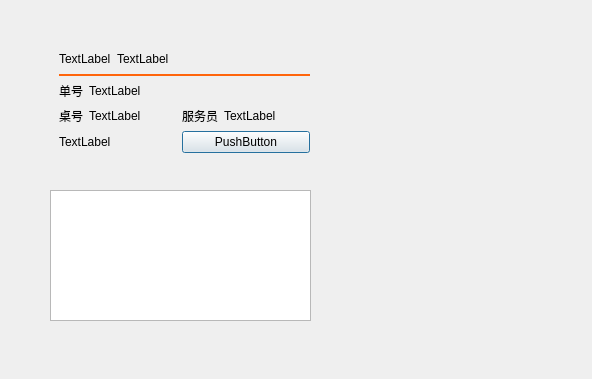
<?xml version="1.0" encoding="UTF-8"?>
<ui version="4.0">
 <class>w_scr_dish_main_table_pay</class>
 <widget class="QDialog" name="w_scr_dish_main_table_pay">
  <property name="geometry">
   <rect>
    <x>0</x>
    <y>0</y>
    <width>592</width>
    <height>379</height>
   </rect>
  </property>
  <property name="windowTitle">
   <string>Dialog</string>
  </property>
  <widget class="w_scr_dish_pay_widget" name="frame_main" native="true">
   <property name="geometry">
    <rect>
     <x>420</x>
     <y>130</y>
     <width>120</width>
     <height>80</height>
    </rect>
   </property>
  </widget>
  <widget class="fexpandmain_tableview" name="tableView">
   <property name="geometry">
    <rect>
     <x>50</x>
     <y>190</y>
     <width>261</width>
     <height>131</height>
    </rect>
   </property>
  </widget>
  <widget class="lds_roundeddialog_title_frame" name="frame_deskinfo">
   <property name="geometry">
    <rect>
     <x>50</x>
     <y>40</y>
     <width>269</width>
     <height>122</height>
    </rect>
   </property>
   <layout class="QGridLayout" name="gridLayout" columnstretch="0,1,0,1">
    <item row="2" column="0">
     <widget class="QLabel" name="label_num_2">
      <property name="text">
       <string>单号</string>
      </property>
      <property name="outer_stylesheet" stdset="0">
       <string>label_upon_bg</string>
      </property>
     </widget>
    </item>
    <item row="1" column="0" colspan="4">
     <widget class="QLabel" name="label_5">
      <property name="minimumSize">
       <size>
        <width>0</width>
        <height>2</height>
       </size>
      </property>
      <property name="maximumSize">
       <size>
        <width>16777215</width>
        <height>2</height>
       </size>
      </property>
      <property name="styleSheet">
       <string notr="true">background-color:#ff650b</string>
      </property>
      <property name="text">
       <string/>
      </property>
     </widget>
    </item>
    <item row="3" column="1">
     <widget class="QLabel" name="label_ch_tableno">
      <property name="text">
       <string>TextLabel</string>
      </property>
      <property name="outer_stylesheet" stdset="0">
       <string>label_upon_bg</string>
      </property>
     </widget>
    </item>
    <item row="4" column="0" colspan="2">
     <widget class="QLabel" name="label_num">
      <property name="text">
       <string>TextLabel</string>
      </property>
      <property name="outer_stylesheet" stdset="0">
       <string>xx_num</string>
      </property>
     </widget>
    </item>
    <item row="3" column="2">
     <widget class="QLabel" name="label_num_10">
      <property name="text">
       <string>服务员</string>
      </property>
      <property name="outer_stylesheet" stdset="0">
       <string>label_upon_bg</string>
      </property>
     </widget>
    </item>
    <item row="4" column="2" colspan="2">
     <widget class="QPushButton" name="label_total">
      <property name="text">
       <string>PushButton</string>
      </property>
      <property name="outer_stylesheet" stdset="0">
       <string>xx_amount</string>
      </property>
     </widget>
    </item>
    <item row="3" column="0">
     <widget class="QLabel" name="label_num_4">
      <property name="text">
       <string>桌号</string>
      </property>
      <property name="outer_stylesheet" stdset="0">
       <string>label_upon_bg</string>
      </property>
     </widget>
    </item>
    <item row="3" column="3">
     <widget class="QLabel" name="label_ch_servant">
      <property name="text">
       <string>TextLabel</string>
      </property>
      <property name="outer_stylesheet" stdset="0">
       <string>label_upon_bg</string>
      </property>
     </widget>
    </item>
    <item row="2" column="1" colspan="3">
     <widget class="QLabel" name="label_ch_billno">
      <property name="text">
       <string>TextLabel</string>
      </property>
      <property name="outer_stylesheet" stdset="0">
       <string>label_upon_bg</string>
      </property>
     </widget>
    </item>
    <item row="0" column="0" colspan="4">
     <layout class="QHBoxLayout" name="horizontalLayout_3" stretch="0,1">
      <item>
       <widget class="QLabel" name="label_logo">
        <property name="text">
         <string>TextLabel</string>
        </property>
        <property name="outer_stylesheet" stdset="0">
         <string>label_upon_bg</string>
        </property>
       </widget>
      </item>
      <item>
       <widget class="QLabel" name="label_text">
        <property name="text">
         <string>TextLabel</string>
        </property>
        <property name="outer_stylesheet" stdset="0">
         <string>label_upon_bg</string>
        </property>
       </widget>
      </item>
     </layout>
    </item>
   </layout>
  </widget>
 </widget>
 <customwidgets>
  <customwidget>
   <class>lds_roundeddialog_title_frame</class>
   <extends>QFrame</extends>
   <header>lds_roundeddialog_title_frame.h</header>
   <container>1</container>
  </customwidget>
  <customwidget>
   <class>w_scr_dish_pay_widget</class>
   <extends>QWidget</extends>
   <header>w_scr_dish_pay_widget.h</header>
   <container>1</container>
  </customwidget>
  <customwidget>
   <class>fexpandmain_tableview</class>
   <extends>QTableView</extends>
   <header>fexpandmain_tableview.h</header>
  </customwidget>
 </customwidgets>
 <resources/>
 <connections/>
</ui>
